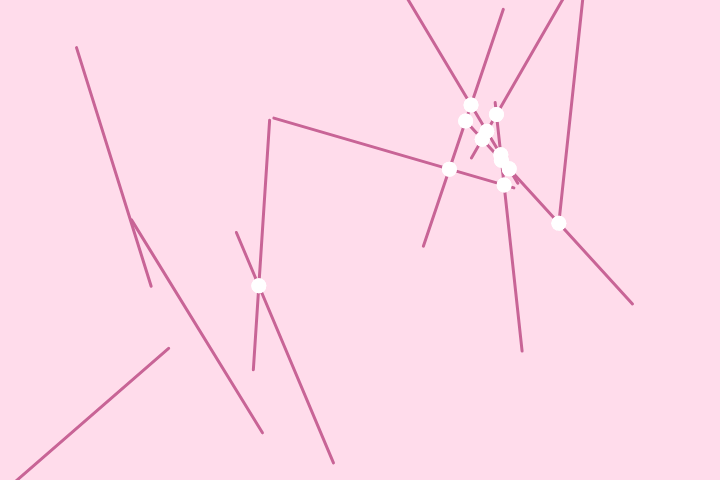
Frame 1 (no input)
Frame 60 (no input): identical to frame 1, image omitted
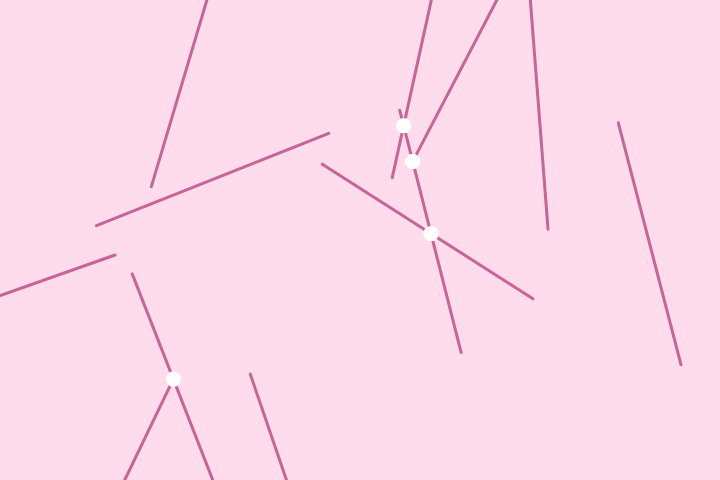
Frame 120 (the mouse pressed at the canvas centre since frame 60)

The p5.js sketch that drew these frames (run headless with seeded random() and noise() and a simulated clock; from frame 60 on, the mouse is pressed at the canvas centre):

// p5.js sketch
// ── sketch.js
var numberOfLines = 12;
var lineLength = 250;
var lines = [];
var details = [];
var x1 = 0;
var y1 = 0;
var x2 = 0;
var y2 = 0;
var a = -1;
var z = -1;
var x3 = 0;
var y3 = 0;
var x4 = 0;
var y4 = 0;
function setup() {
  createCanvas(720, 480);
  for (var i=0; i<numberOfLines; i++){
    details.push(random(100,width-100));
    details.push(random(100,height-100));
    details.push(random(-lineLength,lineLength));
    details.push(random(0,1));
    lines.push(details);
    details = [];
  }
}

function draw() {
  background(255, 220, 235);
  x1 = 0;
  y1 = 0;
  x2 = 0;
  y2 = 0;
  stroke(200, 100, 150);
  strokeWeight(3);
  for (var j=0; j<lines.length; j++){
    x1 = lines[j][0];
    y1 = lines[j][1];
    x2 = x1+lines[j][2];
    if (lines[j][3]>=0.5){
      y2 = y1+(sqrt((lineLength*lineLength)-(lines[j][2]*lines[j][2])));
    } else {
      y2 = y1-(sqrt((lineLength*lineLength)-(lines[j][2]*lines[j][2])));
    }
    line(x1,y1,x2,y2);
  }
  strokeWeight(0);
  fill(255, 255, 255);
  for (var b=0; b<lines.length; b++){
    x1 = lines[b][0];
    y1 = lines[b][1];
    x2 = x1+lines[b][2];
    if (lines[b][3]>=0.5){
      y2 = y1+(sqrt((lineLength*lineLength)-(lines[b][2]*lines[b][2])));
    } else {
      y2 = y1-(sqrt((lineLength*lineLength)-(lines[b][2]*lines[b][2])));
    }
    for (var c=0; c<lines.length; c++){
      x3 = lines[c][0];
      y3 = lines[c][1];
      x4 = x3+lines[c][2];
      if (lines[c][3]>=0.5){
         y4 = y3+(sqrt((lineLength*lineLength)-(lines[c][2]*lines[c][2])));
      } else {
         y4 = y3-(sqrt((lineLength*lineLength)-(lines[c][2]*lines[c][2])));
      }
      if (((y4-y3)*(x2-x1)-(x4-x3)*(y2-y1))!=0){
        a = ((x4-x3)*(y1-y3)-(y4-y3)*(x1-x3))/((y4-y3)*(x2-x1)-(x4-x3)*(y2-y1));
        z = ((x2-x1)*(y1-y3)-(y2-y1)*(x1-x3))/((y4-y3)*(x2-x1)-(x4-x3)*(y2-y1));
      } else {
        a = -1;
        z = -1;
      }
      if (0<=a && a<=1 && 0<=z && z<=1){
        ellipse((x1+a*(x2-x1)),(y1+a*(y2-y1)),15);
      }
    }
  }
}

function mousePressed(){
  lines = [];
  for (var i=0; i<numberOfLines; i++){
    details.push(random(100,width-100));
    details.push(random(100,height-100));
    details.push(random(-lineLength,lineLength));
    details.push(random(0,1));
    lines.push(details);
    details = [];
  }
}
// ── jaqaur_intersections.js
var numberOfLines = 12; //number of lines to be drawn
var lineLength = 250; //length of lines to be drawn
var lines = []; //array of lines
var details = []; //array of information about a specific line
//the following are all variable to be used in the placement of lines/ellipses
var x1 = 0;
var y1 = 0;
var x2 = 0;
var y2 = 0;
var a = -1;
var z = -1;
var x3 = 0;
var y3 = 0;
var x4 = 0;
var y4 = 0;
////////////////SETUP/////////////////
function setup() {
  createCanvas(720, 480);
  for (var i=0; i<numberOfLines; i++){
    details.push(random(100,width-100)); //x coordinate of starting point
    details.push(random(100,height-100)); //y coordinate of starting point
    details.push(random(-lineLength,lineLength)); //horizontal displacement of ending point
    details.push(random(0,1)); //assists in determining orientation of line
    lines.push(details); //adds this line to array of lines
    details = []; //empties the array so it can get new information next time the loop iterates
  }
}
/////////////////DRAW///////////////
function draw() {
  background(255, 220, 235); //pink!
  stroke(200, 100, 150); //dark pink!
  strokeWeight(3);
  for (var j=0; j<lines.length; j++){
    x1 = lines[j][0]; //sets x coordinate of starting point
    y1 = lines[j][1]; //sets y coordinate of starting point
    x2 = x1+lines[j][2]; //uses a little addition to determine x coordinate of ending point
    if (lines[j][3]>=0.5){
      y2 = y1+(sqrt((lineLength*lineLength)-(lines[j][2]*lines[j][2]))); //uses Pythagorean Theorem to determine y coordinate of ending point
    } else {
      y2 = y1-(sqrt((lineLength*lineLength)-(lines[j][2]*lines[j][2]))); //uses Pythagorean Theorem to determine y coordinate of ending point
    }
    line(x1,y1,x2,y2); //makes the line
  }
  strokeWeight(0); //no border
  fill(255, 255, 255); //makes the circles white
  // the following nested loops check each line against each other line, and use Dr. Bourke's formula to find the intersection point
  for (var b=0; b<lines.length; b++){
    x1 = lines[b][0];
    y1 = lines[b][1];
    x2 = x1+lines[b][2];
    if (lines[b][3]>=0.5){
      y2 = y1+(sqrt((lineLength*lineLength)-(lines[b][2]*lines[b][2])));
    } else {
      y2 = y1-(sqrt((lineLength*lineLength)-(lines[b][2]*lines[b][2])));
    }
    for (var c=0; c<lines.length; c++){
      x3 = lines[c][0];
      y3 = lines[c][1];
      x4 = x3+lines[c][2];
      if (lines[c][3]>=0.5){
         y4 = y3+(sqrt((lineLength*lineLength)-(lines[c][2]*lines[c][2])));
      } else {
         y4 = y3-(sqrt((lineLength*lineLength)-(lines[c][2]*lines[c][2])));
      }
      if (((y4-y3)*(x2-x1)-(x4-x3)*(y2-y1))!=0){
        a = ((x4-x3)*(y1-y3)-(y4-y3)*(x1-x3))/((y4-y3)*(x2-x1)-(x4-x3)*(y2-y1));
        z = ((x2-x1)*(y1-y3)-(y2-y1)*(x1-x3))/((y4-y3)*(x2-x1)-(x4-x3)*(y2-y1));
      } else {
        a = -1;
        z = -1;
      }
      if (0<=a && a<=1 && 0<=z && z<=1){
        ellipse((x1+a*(x2-x1)),(y1+a*(y2-y1)),15); //draws the little circle at the intersection point
      }
    }
  }
}

function mousePressed(){
  lines = []; //clears out the old list of lines so we don't just add new lines on top of the old ones. Not that I'd ever make that mistake...
  for (var i=0; i<numberOfLines; i++){
    details.push(random(100,width-100)); //x coordinate of starting point
    details.push(random(100,height-100)); //y coordinate of starting point
    details.push(random(-lineLength,lineLength)); //horizontal displacement of ending point
    details.push(random(0,1)); //assists in determining orientation of line
    lines.push(details); //adds this line to array of lines
    details = []; //empties the array so it can get new information next time the loop iterates
  }
}
